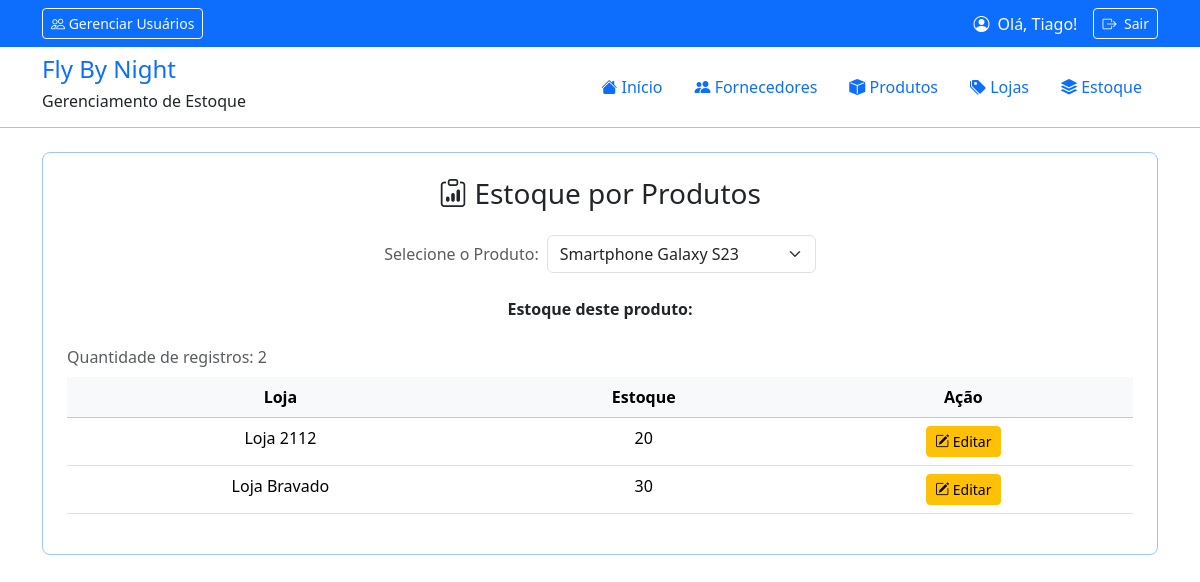
/relatorios/estoque-por-produto.php?produto_id=1 (signed in), run on the app's committed database.
### tables this page shows
CREATE TABLE `lojas_produtos` (
  `loja_id` int(11) NOT NULL,
  `produto_id` int(11) NOT NULL,
  `estoque` int(11) NOT NULL CHECK (`estoque` >= 0)
);

CREATE TABLE `lojas` (
  `id` int(11) NOT NULL,
  `nome` varchar(255) NOT NULL
);

### src/produto_crud.php (called while the page is built, shortened)
<?php
function buscarProdutos(PDO $conexao, string $busca = ''):array {
    $sql = "SELECT
                produtos.id, produtos.nome, produtos.descricao, produtos.preco,
                fornecedores.nome AS fornecedor,
                detalhes_produto.data_validade
            FROM produtos
            LEFT JOIN fornecedores ON produtos.fornecedor_id = fornecedores.id
            LEFT JOIN detalhes_produto ON detalhes_produto.produto_id = produtos.id";
    $parametros = [];
    $sql .= " ORDER BY produtos.id DESC";
    $consulta = $conexao->prepare($sql);
    $consulta->execute($parametros);
    return $consulta->fetchAll(PDO::FETCH_ASSOC);
}

### src/utils.php (called while the page is built, shortened)
<?php
function sanitizar(mixed $entrada, string $tipo = 'texto'): mixed
{
    switch($tipo){
        case 'inteiro':
            return (int) filter_var($entrada, FILTER_SANITIZE_NUMBER_INT);
    }
}

### src/relatorio_crud.php (called while the page is built, shortened)
<?php
function buscarEstoquePorProduto(PDO $conexao, int $produto_id):array
{
    $sql = "SELECT
                lojas.nome AS loja,
                lojas_produtos.estoque AS quantidade,
                lojas_produtos.produto_id,
                lojas_produtos.loja_id
            FROM lojas_produtos
            JOIN lojas ON lojas.id = lojas_produtos.loja_id
            WHERE lojas_produtos.produto_id = :produto_id
            ORDER BY lojas.nome";
    $consulta = $conexao->prepare($sql);
    $consulta->bindValue(":produto_id", $produto_id, PDO::PARAM_INT);
    $consulta->execute();
    return $consulta->fetchAll(PDO::FETCH_ASSOC);
}

### relatorios/estoque-por-produto.php (the view, shortened to what this page needs)
<?php
require_once __DIR__ . "/../config.php";
require_once BASE_PATH . "/src/produto_crud.php";
require_once BASE_PATH . "/src/relatorio_crud.php";
require_once BASE_PATH . "/src/utils.php";
$produto_id = sanitizar($_GET['produto_id'] ?? null, 'inteiro');
$produtos = [];
$estoques = [];
try {
    $produtos = buscarProdutos($conexao);
    $nomeProdutos = array_column($produtos, 'nome');
    array_multisort($nomeProdutos, SORT_ASC, $produtos);
} catch (Throwable $e) {
    $erro = "Erro ao buscar produtos. <br>".$e->getMessage();
}
try {
    $estoques = $produto_id ? buscarEstoquePorProduto($conexao, $produto_id) : [];
} catch (Throwable $e) {
    $erro = "Erro ao buscar estoque. <br>".$e->getMessage();
}
require_once BASE_PATH . "/includes/cabecalho.php";
?>
<section class="text-center mb-4 border rounded-3 p-4 border-primary-subtle">
    <h3><i class="bi bi-clipboard-data"></i> Estoque por Produtos</h3>
    <?php if($produtos):?>
        <form action="" method="get" class="mx-auto my-4">
        <div class="row g-2 justify-content-center">
            <div class="col-auto">
                <label class="text-muted col-form-label" for="produto_id">Selecione o Produto:</label>
            </div>
            <div class="col-auto">
                <select onchange="this.form.submit()"
                name="produto_id" id="produto_id" class="form-select">
                    <?php foreach($produtos as $produto): ?>
                    <option value="<?=$produto['id']?>"
                    <?=$produto['id'] === $produto_id ? 'selected' : '' ?>
                    >
                        <?=$produto['nome']?>
                    </option>
                    <?php endforeach; ?>
                </select>
            </div>
        </div>
    </form>
    <?php else: ?>
        <p class="alert alert-warning">Nenhum produto cadastrado ainda.</p>
    <?php endif; ?>
<?php if($produto_id && $estoques): ?>
    <p class="fw-semibold">Estoque deste produto:</p>
    <div class="table-responsive">
        <table class="table table-hover caption-top">
            <caption>Quantidade de registros: <?=count($estoques)?></caption>
            <thead class="align-middle table-light">
                <tr>
                    <th>Loja</th>
                    <th>Estoque</th>
                    <th>Ação</th>
                </tr>
            </thead>
            <tbody>
            <?php foreach($estoques as $estoque): ?>
                <tr>
                    <td> <?=$estoque['loja']?> </td>
                    <td> <?=$estoque['quantidade']?> </td>
                    <td>
                        <a class="btn btn-warning btn-sm"
href="../estoque/editar.php?loja_id=<?=$estoque['loja_id']?>&produto_id=<?=$estoque['produto_id']?>">
                            <i class="bi bi-pencil-square"></i> Editar
                        </a>
                    </td>
                </tr>
            <?php endforeach; ?>
            </tbody>
        </table>
    </div>
<?php elseif($produto_id): ?>
    <p class="alert alert-warning">Nenhum registro de estoque para este produto.</p>
<?php endif; ?>
</section>
<?php require_once BASE_PATH . "/includes/rodape.php"; ?>

### data on the page
lojas_produtos: loja.nome "Loja 2112", estoque "20"
lojas_produtos: loja.nome "Loja Bravado", estoque "30"

### other printed values
$_SESSION['nome'] "Tiago"
count($estoques) "2"
form field produto_id "Smartphone Galaxy S23"
